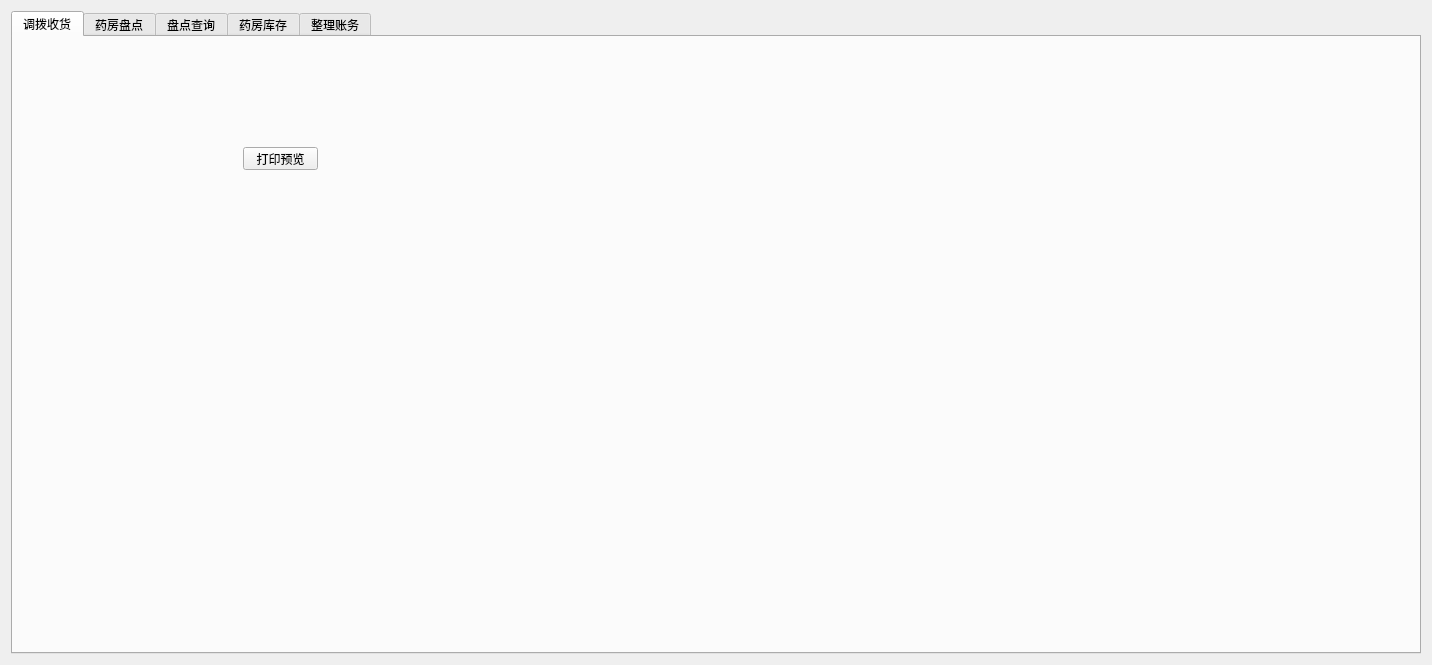
<?xml version="1.0" encoding="UTF-8"?>
<ui version="4.0">
 <class>help</class>
 <widget class="QWidget" name="help">
  <property name="geometry">
   <rect>
    <x>0</x>
    <y>0</y>
    <width>1432</width>
    <height>665</height>
   </rect>
  </property>
  <property name="windowTitle">
   <string>help</string>
  </property>
  <layout class="QVBoxLayout" name="verticalLayout_2">
   <item>
    <widget class="QTabWidget" name="tabWidget">
     <property name="currentIndex">
      <number>0</number>
     </property>
     <widget class="QWidget" name="tab">
      <attribute name="title">
       <string>调拨收货</string>
      </attribute>
      <widget class="QPushButton" name="pushButton">
       <property name="geometry">
        <rect>
         <x>230</x>
         <y>110</y>
         <width>75</width>
         <height>23</height>
        </rect>
       </property>
       <property name="text">
        <string>打印预览</string>
       </property>
      </widget>
     </widget>
     <widget class="QWidget" name="tab_2">
      <attribute name="title">
       <string>药房盘点</string>
      </attribute>
     </widget>
     <widget class="QWidget" name="tab_3">
      <attribute name="title">
       <string>盘点查询</string>
      </attribute>
     </widget>
     <widget class="QWidget" name="tab_4">
      <attribute name="title">
       <string>药房库存</string>
      </attribute>
     </widget>
     <widget class="QWidget" name="tab_5">
      <attribute name="title">
       <string>整理账务</string>
      </attribute>
     </widget>
    </widget>
   </item>
  </layout>
 </widget>
 <layoutdefault spacing="6" margin="11"/>
 <resources/>
 <connections/>
</ui>
